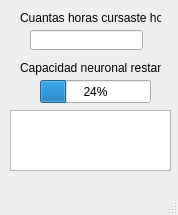
<?xml version="1.0" encoding="UTF-8"?>
<ui version="4.0">
 <class>MainWindow</class>
 <widget class="QMainWindow" name="MainWindow">
  <property name="geometry">
   <rect>
    <x>0</x>
    <y>0</y>
    <width>178</width>
    <height>215</height>
   </rect>
  </property>
  <property name="windowTitle">
   <string>MainWindow</string>
  </property>
  <widget class="QWidget" name="centralwidget">
   <widget class="QProgressBar" name="capacity_bar">
    <property name="geometry">
     <rect>
      <x>40</x>
      <y>80</y>
      <width>111</width>
      <height>23</height>
     </rect>
    </property>
    <property name="value">
     <number>24</number>
    </property>
   </widget>
   <widget class="QLabel" name="msg_cap">
    <property name="geometry">
     <rect>
      <x>20</x>
      <y>60</y>
      <width>141</width>
      <height>16</height>
     </rect>
    </property>
    <property name="text">
     <string>Capacidad neuronal restante</string>
    </property>
   </widget>
   <widget class="QLabel" name="msg_horas">
    <property name="geometry">
     <rect>
      <x>20</x>
      <y>10</y>
      <width>141</width>
      <height>16</height>
     </rect>
    </property>
    <property name="text">
     <string>Cuantas horas cursaste hoy?</string>
    </property>
   </widget>
   <widget class="QLineEdit" name="input_line">
    <property name="geometry">
     <rect>
      <x>30</x>
      <y>30</y>
      <width>113</width>
      <height>20</height>
     </rect>
    </property>
    <property name="text">
     <string/>
    </property>
    <property name="cursorMoveStyle">
     <enum>Qt::LogicalMoveStyle</enum>
    </property>
    <property name="clearButtonEnabled">
     <bool>false</bool>
    </property>
   </widget>
   <widget class="QTextBrowser" name="msg_oculto">
    <property name="geometry">
     <rect>
      <x>10</x>
      <y>110</y>
      <width>161</width>
      <height>61</height>
     </rect>
    </property>
   </widget>
  </widget>
  <widget class="QMenuBar" name="menubar">
   <property name="geometry">
    <rect>
     <x>0</x>
     <y>0</y>
     <width>178</width>
     <height>21</height>
    </rect>
   </property>
  </widget>
  <widget class="QStatusBar" name="statusbar"/>
 </widget>
 <resources>
  <include location="../../qt-resources/error_res.qrc"/>
 </resources>
 <connections/>
</ui>
